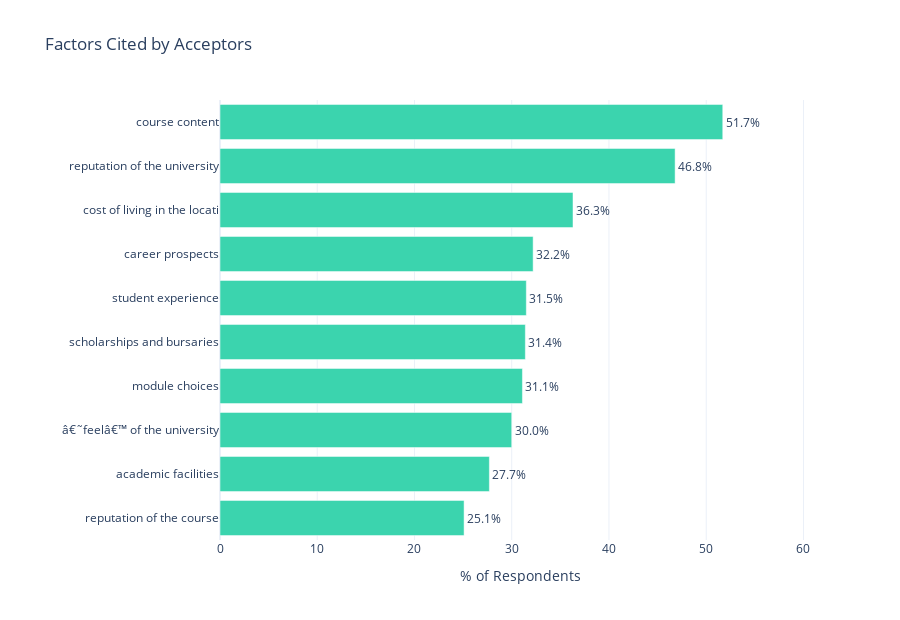
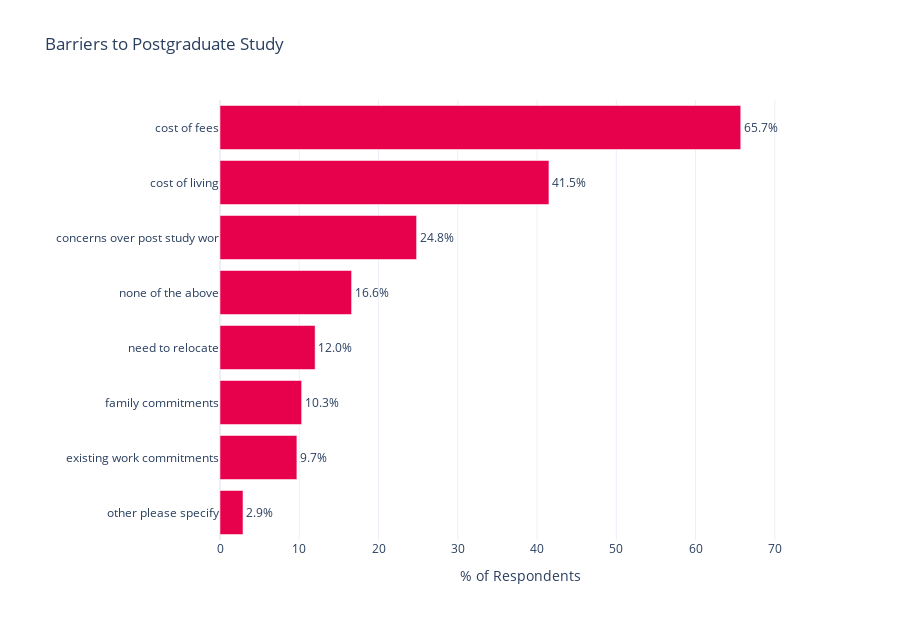

Here is the notebook cell these charts were saved with, in order:
### Code cell
# Why Respondents Chose Sheffield (Accept Factors)
accept_cols = [c for c in df_complete.columns if c.startswith('accept_fac_')]

if accept_cols:
    accept_pcts = {}
    for col in accept_cols:
        col_clean = col.replace('accept_fac_', '').replace('_', ' ')
        pct = df_complete[col].sum() / len(df_complete[df_complete['accept_decline'] == 'Acceptor']) * 100
        accept_pcts[col_clean] = pct
    
    accept_sorted = sorted(accept_pcts.items(), key=lambda x: x[1], reverse=True)[:10]
    a_labels = [x[0][:28] for x in accept_sorted]
    a_values = [round(x[1], 1) for x in accept_sorted]
    
    fig = go.Figure(go.Bar(
        y=a_labels[::-1], x=a_values[::-1], orientation='h',
        marker_color=TUOS['spearmint'],
        text=[f'{v}%' for v in a_values[::-1]],
        textposition='outside',
        cliponaxis=False,
        hovertemplate='%{y}: %{x}%<extra></extra>'
    ))
    fig.update_layout(
        height=620, template='plotly_white',
        title_text='Factors Cited by Acceptors',
        xaxis_title='% of Respondents',
        margin=dict(l=220, r=80),
        xaxis=dict(range=[0, max(a_values) + 10])
    )
    fig.show()

# Barriers to Postgraduate Study
barrier_cols = [c for c in df_complete.columns if c.startswith('barrier_')]

if barrier_cols:
    barrier_pcts = {}
    for col in barrier_cols:
        col_clean = col.replace('barrier_', '').replace('_', ' ')
        pct = df_complete[col].sum() / len(df_complete[df_complete['accept_decline'] == 'Acceptor']) * 100
        barrier_pcts[col_clean] = pct
    
    barrier_sorted = sorted(barrier_pcts.items(), key=lambda x: x[1], reverse=True)[:10]
    b_labels = [x[0][:28] for x in barrier_sorted]
    b_values = [round(x[1], 1) for x in barrier_sorted]
    
    fig = go.Figure(go.Bar(
        y=b_labels[::-1], x=b_values[::-1], orientation='h',
        marker_color=TUOS['coral'],
        text=[f'{v}%' for v in b_values[::-1]],
        textposition='outside',
        cliponaxis=False,
        hovertemplate='%{y}: %{x}%<extra></extra>'
    ))
    fig.update_layout(
        height=620, template='plotly_white',
        title_text='Barriers to Postgraduate Study',
        xaxis_title='% of Respondents',
        margin=dict(l=220, r=80),
        xaxis=dict(range=[0, max(b_values) + 10])
    )
    fig.show()

### Figure 1 — Plotly figure (JSON) as saved in the notebook; plotly's stock layout.template omitted (floating-point values rounded to 4 significant figures)
{"data": [{"cliponaxis": false, "hovertemplate": "%{y}: %{x}%<extra></extra>", "marker": {"color": "#3BD4AE"}, "orientation": "h", "text": ["25.1%", "27.7%", "30.0%", "31.1%", "31.4%", "31.5%", "32.2%", "36.3%", "46.8%", "51.7%"], "textposition": "outside", "type": "bar", "x": [25.1, 27.7, 30, 31.1, 31.4, 31.5, 32.2, 36.3, 46.8, 51.7], "y": ["reputation of the course", "academic facilities", "â€˜feelâ€™ of the university", "module choices", "scholarships and bursaries", "student experience", "career prospects", "cost of living in the locati", "reputation of the university", "course content"]}], "layout": {"height": 620, "margin": {"l": 220, "r": 80}, "title": {"text": "Factors Cited by Acceptors"}, "xaxis": {"range": [0, 61.7], "title": {"text": "% of Respondents"}}}}

### Figure 2 — Plotly figure (JSON) as saved in the notebook; plotly's stock layout.template omitted (floating-point values rounded to 4 significant figures)
{"data": [{"cliponaxis": false, "hovertemplate": "%{y}: %{x}%<extra></extra>", "marker": {"color": "#E7004C"}, "orientation": "h", "text": ["2.9%", "9.7%", "10.3%", "12.0%", "16.6%", "24.8%", "41.5%", "65.7%"], "textposition": "outside", "type": "bar", "x": [2.9, 9.7, 10.3, 12, 16.6, 24.8, 41.5, 65.7], "y": ["other please specify", "existing work commitments", "family commitments", "need to relocate", "none of the above", "concerns over post study wor", "cost of living", "cost of fees"]}], "layout": {"height": 620, "margin": {"l": 220, "r": 80}, "title": {"text": "Barriers to Postgraduate Study"}, "xaxis": {"range": [0, 75.7], "title": {"text": "% of Respondents"}}}}
